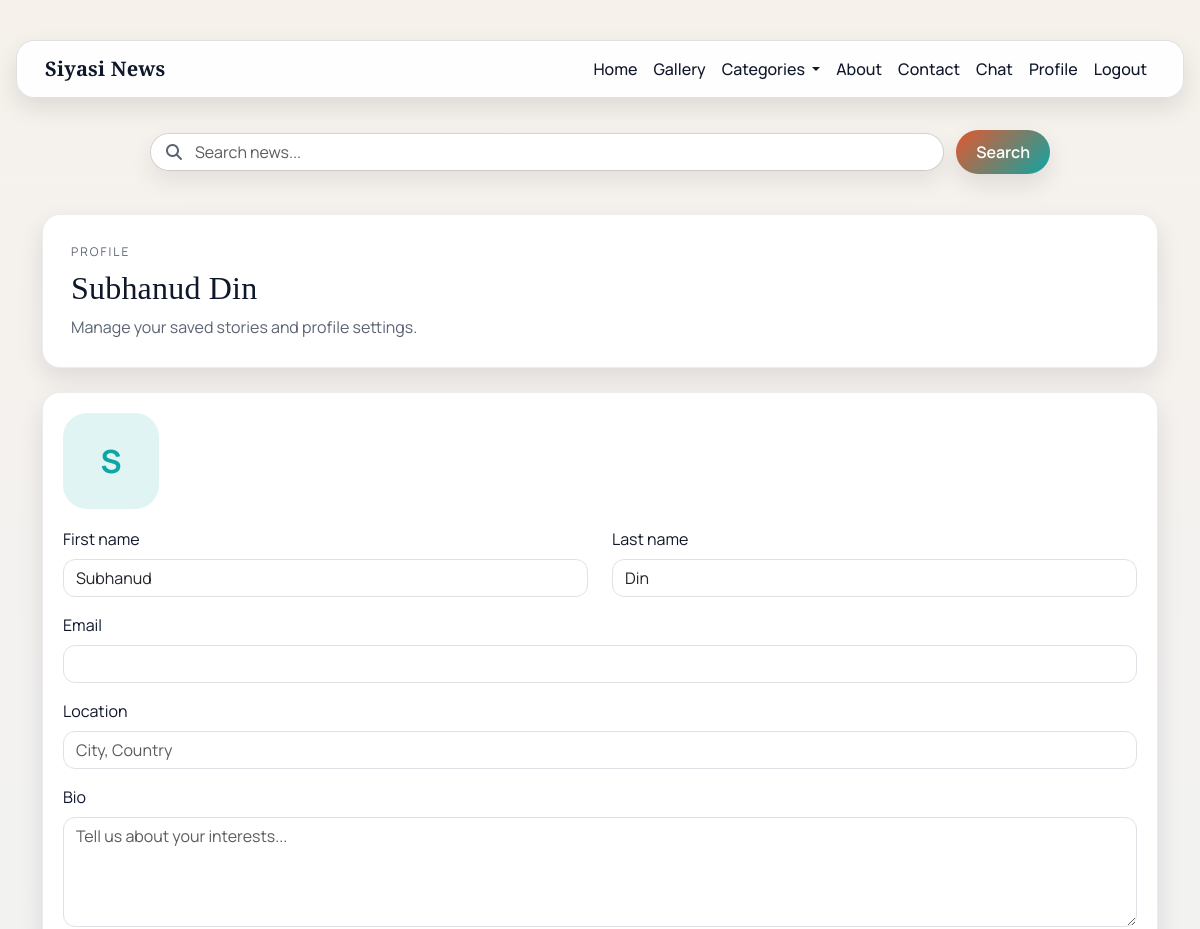
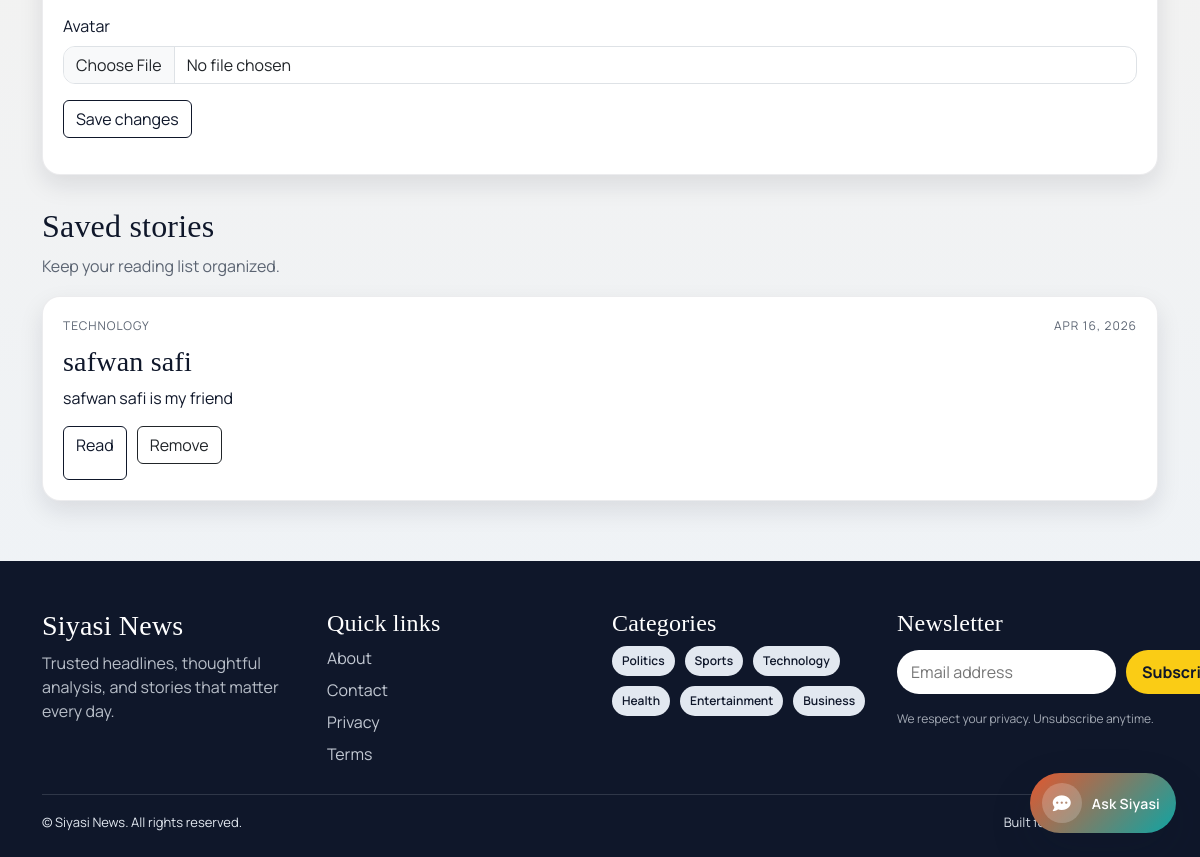
Screenshot of /profile/ (signed in) with the database file from the repository (2 pictures, top to bottom).
### News/models.py (models this page shows, shortened)
class SavedArticle(models.Model):
    user = models.ForeignKey(settings.AUTH_USER_MODEL, on_delete=models.CASCADE, related_name="saved_articles")
    article = models.ForeignKey(NewsArticle, on_delete=models.CASCADE, related_name="saved_by")
    saved_at = models.DateTimeField(auto_now_add=True)
    class Meta:
        unique_together = ("user", "article")
        ordering = ["-saved_at"]

class NewsArticle(models.Model):
    categories = [
        ("Politics", "Politics"),
        ("Sports", "Sports"),
        ("Technology", "Technology"),
        ("Health", "Health"),
        ("Entertainment", "Entertainment"),
        ("Business", "Business"),
        ("World", "World"),
        ("Science", "Science"),
        ("Travel", "Travel"),
        ("Lifestyle", "Lifestyle"),
        ("Education", "Education"),
        ("Environment", "Environment"),
        ("Opinion", "Opinion"),
        ("Culture", "Culture"),
        ("Food", "Food"),
        ("Fashion", "Fashion"),
        ("History", "History"),
        ("Music", "Music"),
        ("Art", "Art"),
        ("Religion", "Religion"),
        ("Other", "Other"),
    ]
    title = models.CharField(max_length=200)
    content = HTMLField()
    images = models.ImageField(upload_to="news_images/", blank=True, null=True)
    published_at = models.DateTimeField(auto_now_add=True)
    category = models.CharField(max_length=50, choices=categories, default="Other")

### News/views.py (the view, shortened to what this page needs)
# urls.py: path('profile/', views.profile_view, name='profile'),
@login_required(login_url="login")
def profile_view(request):
    profile, _ = UserProfile.objects.get_or_create(user=request.user)
    saved_articles = SavedArticle.objects.filter(user=request.user).select_related("article")
    return render(request, "news/profile.html", {"saved_articles": saved_articles, "profile": profile})

### News/context_processors.py (called while the page is built)
def categories_processor(request):
    categories = [cat[0] for cat in NewsArticle.categories]
    return {'categories':categories}

### News/templates/news/profile.html (shortened to what this page needs)
﻿{% extends 'news/base.html' %}
{% block content %}
<section class="page-hero">
  <p class="page-eyebrow">Profile</p>
  <h2>{{ request.user.get_full_name|default:request.user.username }}</h2>
  <p class="page-sub">Manage your saved stories and profile settings.</p>
</section>
<section class="profile-settings">
  <div class="profile-card profile-form-card">
    <div class="profile-avatar">
      {% if profile.avatar %}
        <img src="{{ profile.avatar.url }}" alt="{{ request.user.username }}">
      {% else %}
        <div class="profile-avatar-fallback">
          {{ request.user.username|first|upper }}
        </div>
      {% endif %}
    </div>
    <form method="post" enctype="multipart/form-data" class="profile-form">
      <div class="row">
        <div class="col-md-6 mb-3">
          <label class="form-label">First name</label>
          <input type="text" class="form-control" name="first_name" value="{{ request.user.first_name }}">
        </div>
        <div class="col-md-6 mb-3">
          <label class="form-label">Last name</label>
          <input type="text" class="form-control" name="last_name" value="{{ request.user.last_name }}">
        </div>
      </div>
      <div class="mb-3">
        <label class="form-label">Email</label>
        <input type="email" class="form-control" name="email" value="{{ request.user.email }}">
      </div>
      <div class="mb-3">
        <label class="form-label">Location</label>
        <input type="text" class="form-control" name="location" value="{{ profile.location }}" placeholder="City, Country">
      </div>
      <div class="mb-3">
        <label class="form-label">Bio</label>
        <textarea class="form-control" rows="4" name="bio" placeholder="Tell us about your interests...">{{ profile.bio }}</textarea>
      </div>
      <div class="mb-3">
        <label class="form-label">Avatar</label>
        <input type="file" class="form-control" name="avatar" accept="image/*">
      </div>
      <button type="submit" class="btn btn-gradient">Save changes</button>
    </form>
  </div>
</section>
<section class="section-heading">
  <div>
    <h2>Saved stories</h2>
    <p class="section-sub">Keep your reading list organized.</p>
  </div>
</section>
<section class="profile-grid">
  {% for saved in saved_articles %}
    <article class="profile-card">
      <div class="profile-card-meta">
        <span>{{ saved.article.category }}</span>
        <span>{{ saved.saved_at|date:"M d, Y" }}</span>
      </div>
      <h3>{{ saved.article.title }}</h3>
      <p>{{ saved.article.content|truncatechars:130 }}</p>
      <div class="profile-card-actions">
        <a href="{% url 'article_detail' saved.article.pk %}" class="btn btn-gradient">Read</a>
        <form method="post" action="{% url 'toggle_save_article' saved.article.pk %}">
          <button type="submit" class="btn btn-outline-dark">Remove</button>
        </form>
      </div>
    </article>
  {% endfor %}
</section>
{% endblock %}

### News/static/News/css/style.css (style rules this page uses)
:root { --bg: #f6f1eb; --bg-2: #eef3f8; --ink: #0f172a; --muted: #5b6472; --accent: #e4572e; --accent-2: #0ea5a4; --card: #ffffff; --border: rgba(15, 23, 42, 0.12); --shadow-sm: 0 10px 24px rgba(15, 23, 42, 0.1); --shadow-lg: 0 18px 45px rgba(15, 23, 42, 0.16); --radius: 18px; }
* { box-sizing: border-box; }
body { background: linear-gradient(180deg, var(--bg) 0%, var(--bg-2) 100%); color: var(--ink); font-family: 'Manrope', sans-serif; min-height: 100vh; overflow-x: hidden; }
h1, h2, h3, h4, .navbar-brand { font-family: 'Playfair Display', serif; letter-spacing: 0.2px; }
.btn-gradient { background: #fff; border: 1px solid var(--ink); color: var(--ink); }
.section-heading { display: flex; align-items: flex-end; justify-content: space-between; margin: 28px 0 18px; }
.section-sub { color: var(--muted); margin: 0; }
.page-hero { background: var(--card); border-radius: var(--radius); padding: 28px; box-shadow: var(--shadow-sm); border: 1px solid rgba(15, 23, 42, 0.08); margin-bottom: 24px; }
.page-eyebrow { text-transform: uppercase; letter-spacing: 2px; font-size: 12px; color: var(--muted); margin-bottom: 8px; }
.page-sub { color: var(--muted); margin: 0; }
.profile-grid { display: grid; grid-template-columns: repeat(auto-fit, minmax(260px, 1fr)); gap: 18px; margin-bottom: 40px; }
.profile-card { background: var(--card); border-radius: var(--radius); padding: 20px; box-shadow: var(--shadow-sm); border: 1px solid rgba(15, 23, 42, 0.08); }
.profile-card-meta { display: flex; justify-content: space-between; font-size: 12px; text-transform: uppercase; letter-spacing: 1px; color: var(--muted); margin-bottom: 10px; }
.profile-card-actions { display: flex; gap: 10px; margin-top: 12px; }
.profile-settings { margin-bottom: 32px; }
.profile-form-card { display: grid; gap: 18px; }
.profile-avatar { width: 96px; height: 96px; }
.profile-avatar-fallback { width: 96px; height: 96px; border-radius: 24px; background: rgba(14, 165, 164, 0.12); color: var(--accent-2); font-size: 32px; font-weight: 700; display: grid; place-items: center; }
.profile-form .form-control { border-radius: 12px; }

### rows the page displays
SavedArticle: article.category "TECHNOLOGY", saved_at "APR 16, 2026", article "safwan safi", article.content "safwan safi is my friend"

### other values shown
{{ request.user.get_full_name|default:request.user.username }} "Subhanud Din"
{{ request.user.username|first|upper }} "S"
{{ category }} "Politics" "Sports" "Technology" "Health" "Entertainment" "Business"
